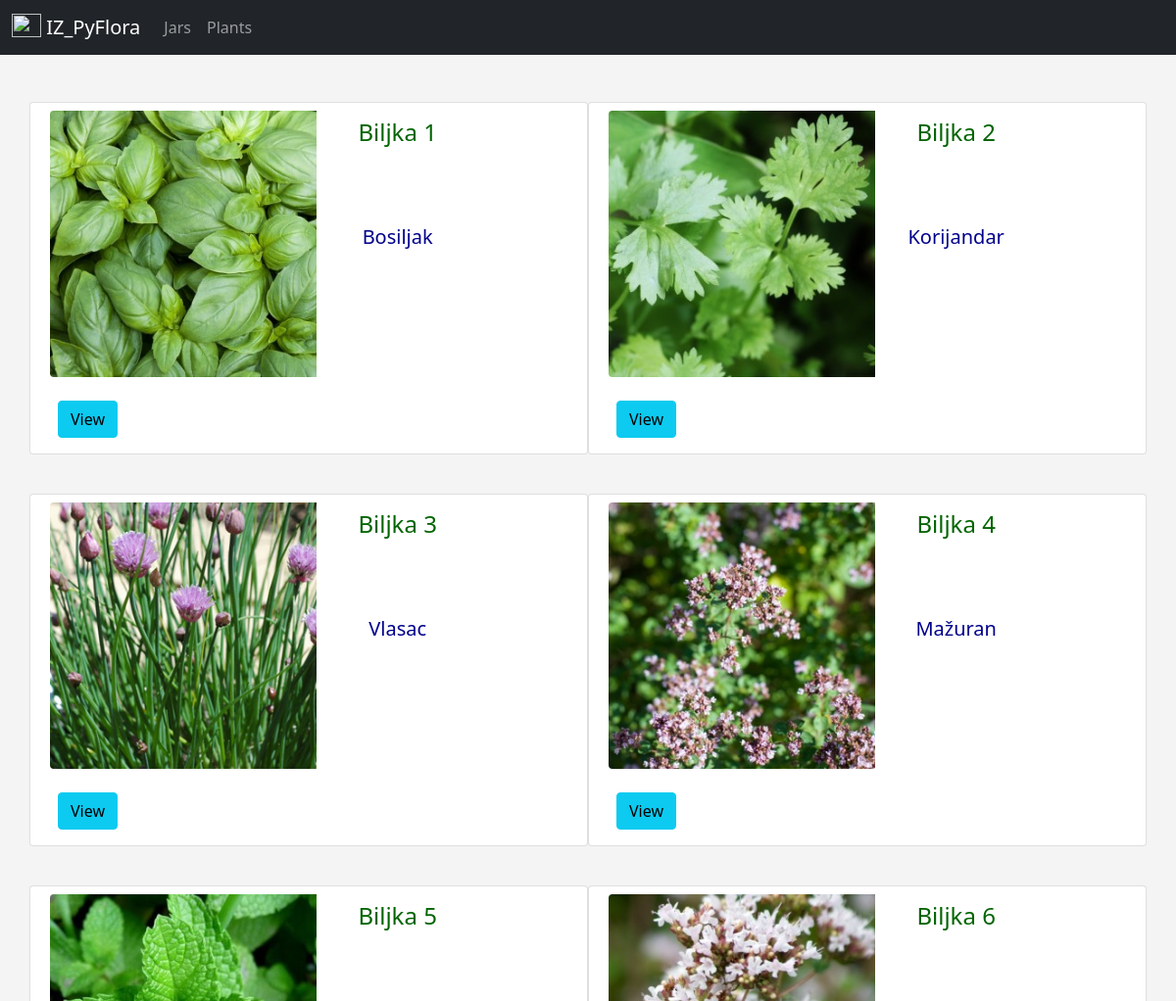
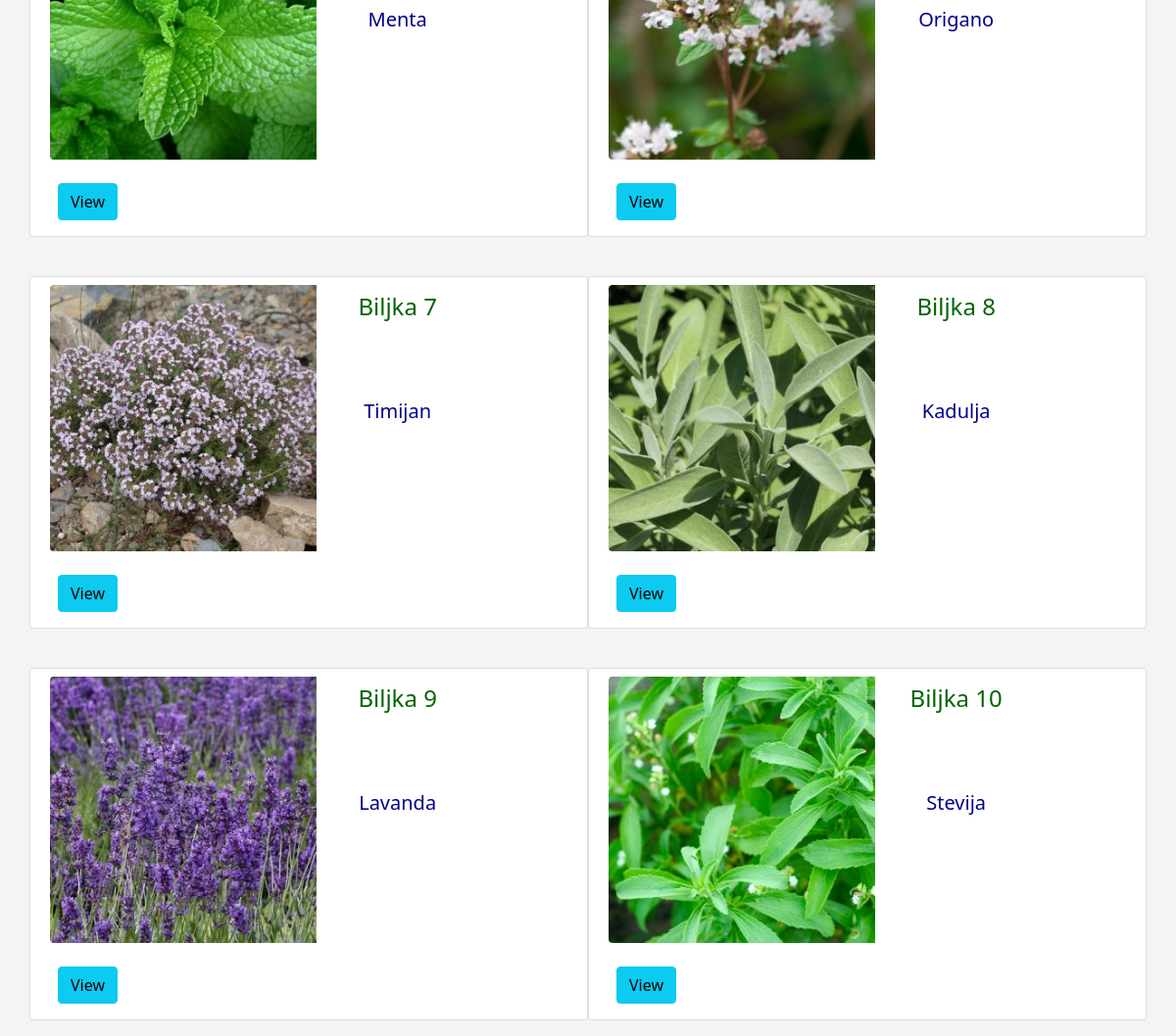
/plants, run on the app's committed database (2 pictures, top to bottom).
### app/models.py (models this page shows, shortened)
class Plant(db.Model):
    id = db.Column(db.Integer, primary_key=True)
    name = db.Column(db.String(300), nullable=False, default='Plantless')
    photo = db.Column(db.String(300), nullable=False, default='default.jpg')
    details = db.Column(db.Text, default='Malo tekta o biljci ovdje...')
    temperature = db.Column(db.Integer, nullable=False, default=10)
    phf = db.Column(db.Integer, nullable=False, default=7)
    humidity = db.Column(db.Integer, nullable=False, default=44)

### app/routes.py (the view)
@app.route('/plants')
def plants():
    plants = Plant.query.order_by(Plant.id)
    return render_template('plants/plants.html',
                            plants=plants)

### app/templates/plants/plants.html (shortened to what this page needs)
{% extends 'layout.html' %}
{% block content %}
<div class="row row-cols-1 row-cols-md-2 g-4">
    {% for plant in plants %}
        <div class="card mb-3" style="max-width: 600px;">
            <div class="row g-0">
                <div class="col-md-6">
                    <img src="{{ url_for('static', filename='pics/' + plant.photo) }}" class="img-fluid rounded-start m-2" alt="...">
                </div>
                <div class="col-md-4">
                    <div class="card-body">
                        <center>
                            <h4 class="card-title">Biljka {{ plant.id }}</h4>
                        </center>
                        <br><br><br>
                        <center>
                            <h5> {{ plant.name }}</h5>
                        </center>
                    </div>
                </div>
            </div>
            <div class="card-body">
                <a href="{{ url_for('plant_details', plant_id=plant.id, plant_name=plant.name) }}" class="btn btn-info">View</a>
            </div>
        </div>
    {% endfor %}
{% endblock content %}

### app/templates/layout.html (shortened to what this page needs)
<!doctype html>
<html lang="en">
<head>
    <link href="https://cdn.jsdelivr.net/npm/bootstrap@5.1.3/dist/css/bootstrap.min.css" rel="stylesheet"
>
    <link href="{{ url_for('static', filename='css/styles.css')}}" rel="stylesheet">
</head>
<body>
    {% include 'navbar.html' %}
    <br><br>
    <div class="container">
        {% block content %}
        {% endblock content%}
    </div>
</body>
</html>

### app/templates/navbar.html (shortened to what this page needs)
<nav class="navbar navbar-expand-lg navbar-dark bg-dark">
    <div class="container-fluid">
        <a class="navbar-brand" href="{{ url_for('jars') }}">
            <img src="{{ url_for('static', filename='pics/gear-wide-connected.svg') }}" alt="" width="30" height="24" class="d-inline-block align-text-top">
            IZ_PyFlora
        </a>
        <div class="collapse navbar-collapse" id="navbarSupportedContent">
            <ul class="navbar-nav me-auto mb-2 mb-lg-0">
                <li class="nav-item">
                    <a class="nav-link" href="{{ url_for('jars')}}">Jars</a>
                </li>
                <li class="nav-item">
                    <a class="nav-link" href="{{ url_for('plants')}}">Plants</a>
                </li>
        </div>
    </div>
</nav>

### app/static/css/styles.css (style rules this page uses)
h5 { color: darkblue; }
h4 { color: darkgreen; }
body { background: #f4f4f4 }

### data on the page
Plant: photo (picture), id "1", name "Bosiljak"
Plant: photo (picture), id "2", name "Korijandar"
Plant: photo (picture), id "3", name "Vlasac"
Plant: photo (picture), id "4", name "Mažuran"
Plant: photo (picture), id "5", name "Menta"
Plant: photo (picture), id "6", name "Origano"
Plant: photo (picture), id "7", name "Timijan"
Plant: photo (picture), id "8", name "Kadulja"
Plant: photo (picture), id "9", name "Lavanda"
Plant: photo (picture), id "10", name "Stevija"
